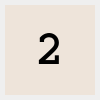
<?xml version="1.0" encoding="UTF-8"?>
<ui version="4.0">
 <class>CellView</class>
 <widget class="QWidget" name="CellView">
  <property name="geometry">
   <rect>
    <x>0</x>
    <y>0</y>
    <width>100</width>
    <height>100</height>
   </rect>
  </property>
  <property name="windowTitle">
   <string>Form</string>
  </property>
  <layout class="QGridLayout" name="gridLayout">
   <property name="leftMargin">
    <number>5</number>
   </property>
   <property name="topMargin">
    <number>5</number>
   </property>
   <property name="rightMargin">
    <number>5</number>
   </property>
   <property name="bottomMargin">
    <number>5</number>
   </property>
   <property name="spacing">
    <number>0</number>
   </property>
   <item row="0" column="0">
    <widget class="QLabel" name="label">
     <property name="font">
      <font>
       <family>Courier</family>
       <pointsize>36</pointsize>
       <weight>75</weight>
       <bold>true</bold>
      </font>
     </property>
     <property name="styleSheet">
      <string notr="true">background: #eee4da</string>
     </property>
     <property name="text">
      <string>2</string>
     </property>
     <property name="alignment">
      <set>Qt::AlignCenter</set>
     </property>
    </widget>
   </item>
  </layout>
 </widget>
 <resources/>
 <connections/>
</ui>
